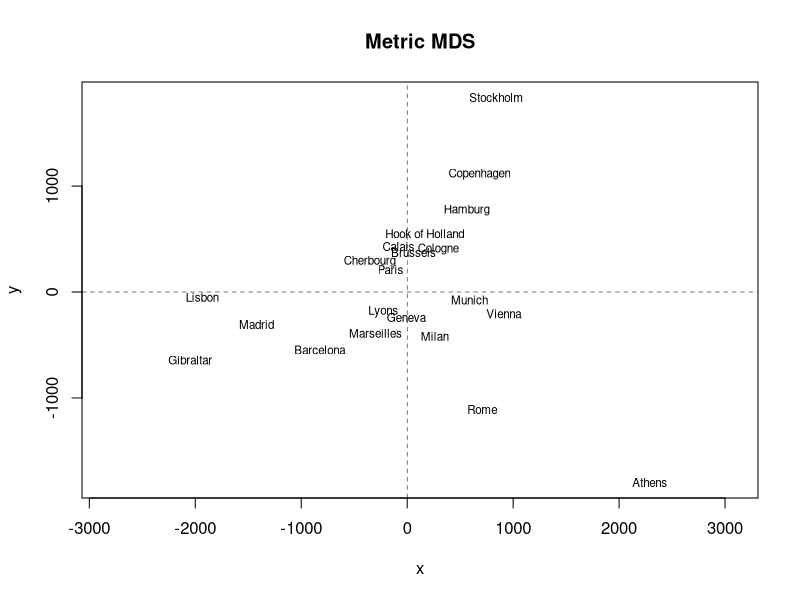
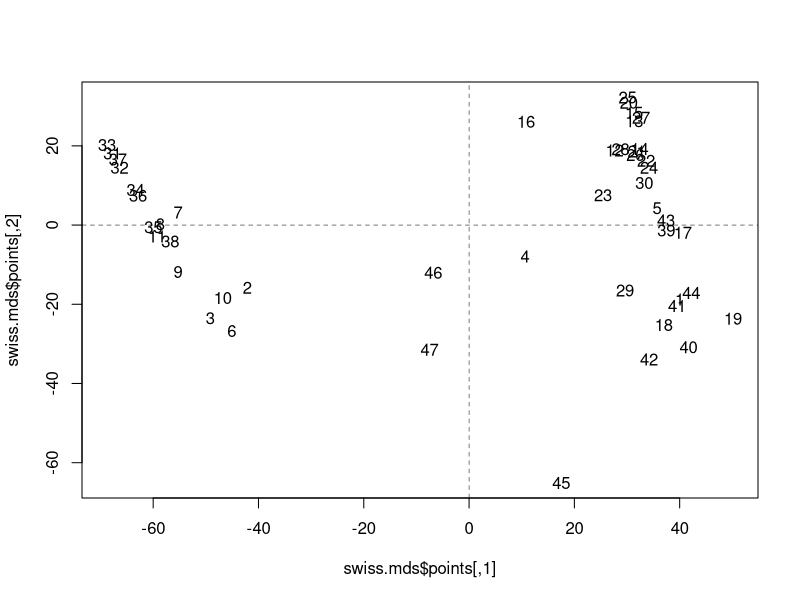
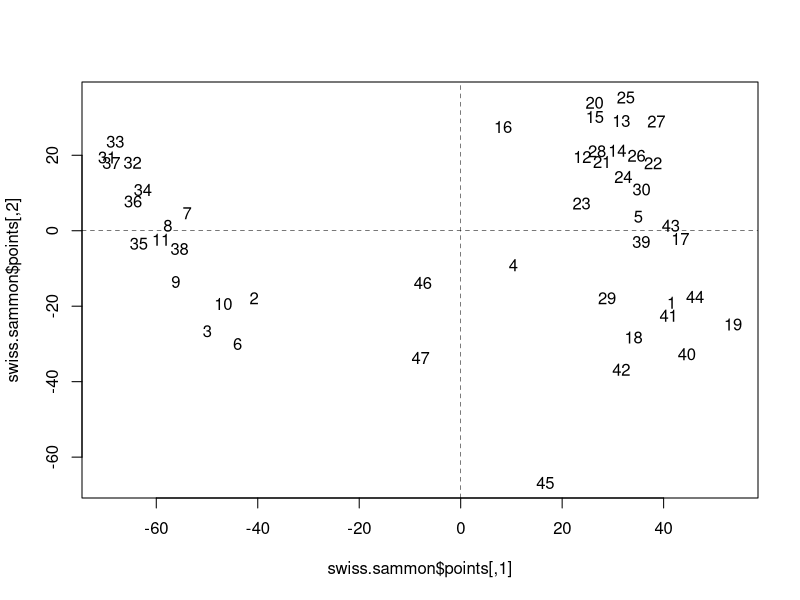

Write R code to recreate these figures, in order.

#===============================================================================================================
# 다차원척도법 Multidimensional Scaling
# 객체 간 유사성/비유사성 측정하여 2차원 or 3차원 공간상에 점으로 표현
#
# 목적
# 1) 패턴발굴
# 2) 구조를 공간에 기하학적으로 표현
# 3) 데이터 축소
#===============================================================================================================

# 1) 계량적 MDS (Metric MDS)
# 구간척도, 비율척도인 경우 활용

# cmdscale 사례
# MASS package - eurodist dataset
# 유럽의 21개 도시 간 거리 측정
# cmdscale 이용해서 2차원으로 21개 도시 mapping
# 종축은 북쪽 도시를 상단에 표시하기 위해 부호 바꾸기

library(MASS)
loc <- cmdscale(eurodist)
x <- loc[,1]
y <- -loc[,2]

# ★ type="n" : create the graph without plotting the points
# asp : 종횡의 비율 (aspect ratio)
# abline : 점선
# - a/b/h/v : 절편, 기울기, 수평선일 때 y값, 수직선일 때 x값
# - lty : line type 선모양
# - lwd : line width 선굵기
plot(x,y, type="n", asp=1, main="Metric MDS")
text(x,y, rownames(loc), cex=0.7)
abline(v=0, h=0, lty=2, lwd=0.5)

# 2) 비계량적 MDS (nonmetric MDS)
# 순서척도인 경우 활용

# isoMDS 사례
# MASS package - Swiss dataset
# 1888년경 스위스 연방 47개 불어권 주의 토양 비옥도 지수와 여러 사회경제적 지표를 측정한 자료
# 2차원으로 도시 mapping

library(MASS)
data(swiss)
swiss.x <- as.matrix(swiss[,-1])
swiss.dist <- dist(swiss.x)
swiss.mds <- isoMDS(swiss.dist)
plot(swiss.mds$points, type="n")
text(swiss.mds$points, labels=as.character(1:nrow(swiss.x)))
abline(v=0, h=0, lty=2, lwd=0.5)

# sammon : One form of non-metric multidimensional scaling
swiss.x <- as.matrix(swiss[,-1])
swiss.sammon <- sammon(dist(swiss.x))
plot(swiss.sammon$points, type="n")
text(swiss.sammon$points, labels=as.character(1:nrow(swiss.x)))
abline(v=0, h=0, lty=2, lwd=0.5)
